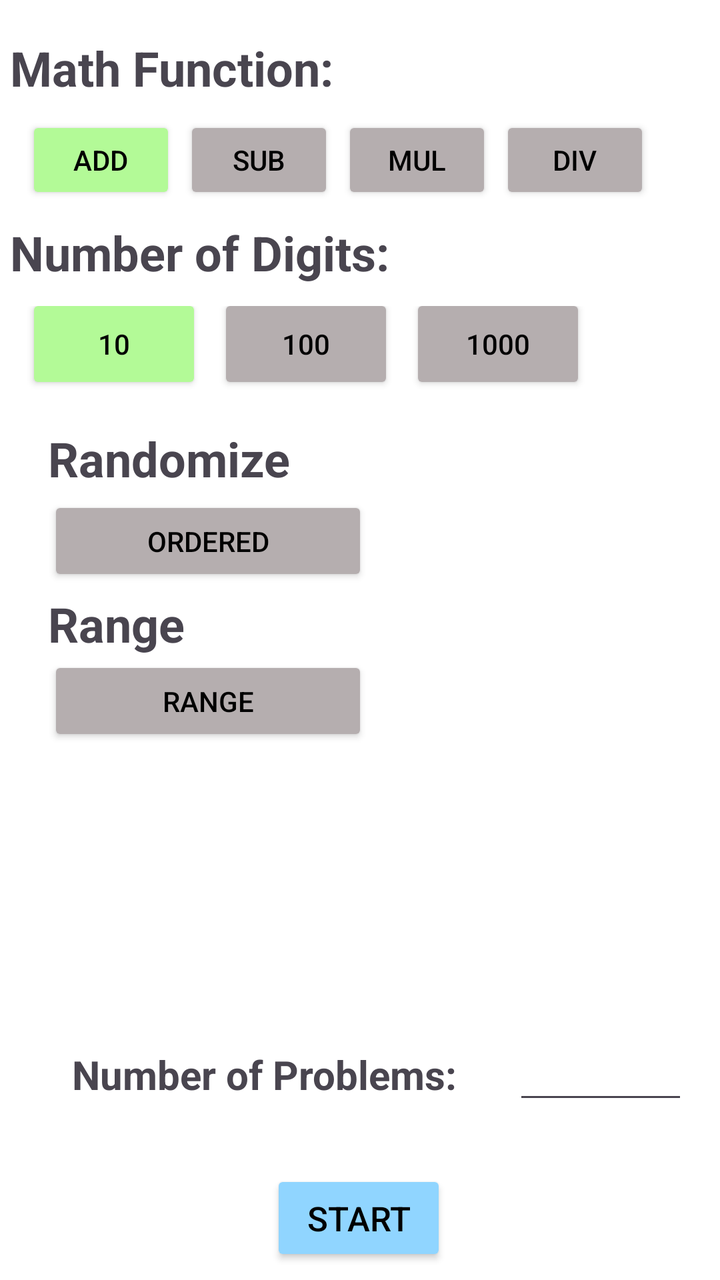
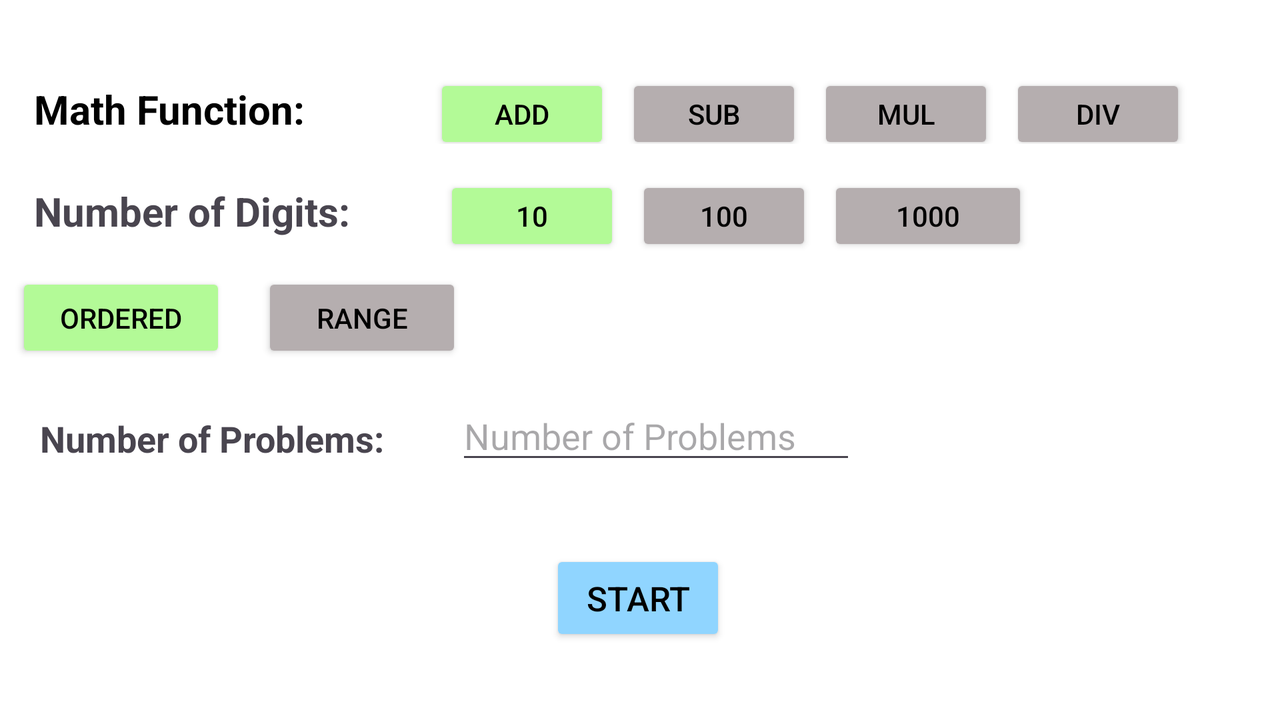

Compare how this app lays out the same screen by default and in its alternative resource folder. The renders come first, then the two layout files and the values they reference.
<!-- AndroidManifest.xml: application theme Theme.MathLesson -->
<!-- res/layout/fragment_configure.xml -->
<?xml version="1.0" encoding="utf-8"?>
<androidx.constraintlayout.widget.ConstraintLayout xmlns:android="http://schemas.android.com/apk/res/android"
    xmlns:app="http://schemas.android.com/apk/res-auto"
    xmlns:tools="http://schemas.android.com/tools"
    android:layout_width="match_parent"
    android:layout_height="match_parent"
    android:background="@color/background_color"
    tools:context=".view.FragmentConfigure">


    <TextView
        android:id="@+id/functionView"
        android:layout_width="match_parent"
        android:layout_height="50dp"
        android:layout_marginStart="5dp"
        android:minHeight="35dp"
        android:gravity="bottom"
        android:text="@string/Function"
        android:textSize="24sp"
        android:textStyle="bold"
        app:layout_constraintEnd_toEndOf="parent"
        app:layout_constraintHorizontal_bias="0.5"
        app:layout_constraintStart_toStartOf="parent"
        app:layout_constraintTop_toTopOf="parent"
        app:layout_constraintVertical_bias="0.5"
        app:layout_constraintBottom_toTopOf="@+id/linearLayoutFunction"/>

    <LinearLayout
        android:id="@+id/linearLayoutFunction"
        android:layout_width="match_parent"
        android:layout_height="60dp"
        android:layout_marginStart="5dp"
        android:layout_marginEnd="8dp"
        android:gravity="bottom"
        android:orientation="horizontal"
        android:padding="8dp"
        app:layout_constraintTop_toBottomOf="@+id/functionView"
        app:layout_constraintEnd_toEndOf="parent"
        app:layout_constraintHorizontal_bias="0.5"
        app:layout_constraintStart_toStartOf="parent"
        app:layout_constraintVertical_bias="0.5">

        <Button
            android:id="@+id/functionButton0"
            android:layout_width="75dp"
            android:layout_height="wrap_content"
            android:layout_marginEnd="4dp"
            android:backgroundTint="@color/switch_on"
            android:text="@string/Add"
            android:textColor="@color/black"
            app:layout_constraintTop_toBottomOf="@+id/functionView" />


        <Button
            android:id="@+id/functionButton1"
            android:layout_width="75dp"
            android:layout_height="wrap_content"
            android:layout_marginEnd="4dp"
            android:backgroundTint="@color/switch_off"
            android:textColor="@color/black"
            android:text="@string/Sub"
            app:layout_constraintTop_toBottomOf="@+id/functionView" />

        <Button
            android:id="@+id/functionButton2"
            android:layout_width="75dp"
            android:layout_height="wrap_content"
            android:layout_marginEnd="4dp"
            android:backgroundTint="@color/switch_off"
            android:textColor="@color/black"
            android:text="@string/Mul"
            app:layout_constraintTop_toBottomOf="@+id/functionView" />


        <Button
            android:id="@+id/functionButton3"
            android:layout_width="75dp"
            android:layout_height="wrap_content"
            android:layout_marginEnd="1dp"
            android:backgroundTint="@color/switch_off"
            android:textColor="@color/black"
            android:text="@string/Div"
            app:layout_constraintTop_toBottomOf="@+id/functionView" />

    </LinearLayout>

    <TextView
        android:id="@+id/digitView"
        android:layout_width="match_parent"
        android:layout_height="wrap_content"
        android:layout_marginStart="5dp"
        android:minHeight="35dp"
        android:text="@string/Level"
        android:layout_marginBottom="900dp"
        android:textSize="24sp"
        android:textStyle="bold"
        app:layout_constraintStart_toStartOf="parent"
        app:layout_constraintBottom_toTopOf="@+id/linearLayoutDigit"
        app:layout_constraintTop_toBottomOf="@+id/linearLayoutFunction" />


    <LinearLayout
        android:id="@+id/linearLayoutDigit"
        android:layout_width="match_parent"
        android:layout_height="60dp"
        android:layout_marginStart="5dp"
        android:layout_marginEnd="8dp"
        android:gravity="bottom"
        android:orientation="horizontal"
        android:padding="8dp"
        app:layout_constraintTop_toBottomOf="@+id/digitView"
        app:layout_constraintEnd_toEndOf="parent"
        app:layout_constraintHorizontal_bias="0.5"
        app:layout_constraintStart_toStartOf="parent"
        app:layout_constraintVertical_bias="0.5">

        <Button
            android:id="@+id/digitButton0"
            android:layout_width="wrap_content"
            android:layout_height="50dp"
            android:layout_marginEnd="8dp"
            android:backgroundTint="@color/switch_on"
            android:textColor="@color/black"
            android:text="10"
            app:layout_constraintTop_toBottomOf="@+id/digitView" />


        <Button
            android:id="@+id/digitButton1"
            android:layout_width="wrap_content"
            android:layout_height="50dp"
            android:layout_marginEnd="8dp"
            android:text="100"
            android:backgroundTint="@color/switch_off"
            android:textColor="@color/black"
            app:layout_constraintTop_toBottomOf="@+id/digitView" />


        <Button
            android:id="@+id/digitButton2"
            android:layout_width="wrap_content"
            android:layout_height="50dp"
            android:text="1000"
            android:backgroundTint="@color/switch_off"
            android:textColor="@color/black"
            app:layout_constraintTop_toBottomOf="@+id/digitView" />

    </LinearLayout>

    <LinearLayout
        android:id="@+id/linearLayoutRandR"
        android:layout_width="match_parent"
        android:layout_height="180dp"
        android:layout_marginStart="8dp"
        android:layout_marginEnd="8dp"
        android:orientation="vertical"
        android:padding="8dp"
        app:layout_constraintTop_toBottomOf="@+id/linearLayoutDigit"
        app:layout_constraintEnd_toEndOf="parent"
        app:layout_constraintHorizontal_bias="0.5"
        app:layout_constraintStart_toStartOf="parent"
        app:layout_constraintVertical_bias="0.5">

        <TextView
            android:id="@+id/randomView"
            android:layout_width="match_parent"
            android:layout_height="35dp"
            android:text="@string/Randomize"
            android:layout_marginEnd="100dp"
            android:layout_marginStart="8dp"
            android:minHeight="35dp"
            android:textSize="24sp"
            android:textStyle="bold" />


        <Button
            android:id="@+id/randomButton"
            android:layout_width="160dp"
            android:layout_height="45dp"
            android:layout_marginEnd="100dp"
            android:layout_marginStart="8dp"
            android:backgroundTint="@color/switch_off"
            android:textColor="@color/black"
            android:text="@string/Ordered"
            app:layout_constraintTop_toBottomOf="@+id/functionView" />



        <TextView
            android:id="@+id/rangeTextView"
            android:layout_width="match_parent"
            android:layout_height="35dp"
            android:gravity="bottom"
            android:text="@string/Range"
            android:layout_marginStart="8dp"
            android:minHeight="35dp"
            android:textSize="24sp"
            android:textStyle="bold"/>

        <Button
            android:id="@+id/rangeButton"
            android:layout_width="160dp"
            android:layout_height="45dp"
            android:layout_marginEnd="100dp"
            android:layout_marginStart="8dp"
            android:backgroundTint="@color/switch_off"
            android:textColor="@color/black"
            android:text="@string/Range"
            app:layout_constraintTop_toBottomOf="@+id/functionView" />

    </LinearLayout>

    <LinearLayout
        android:id="@+id/linearLayoutStart"
        android:layout_width="match_parent"
        android:layout_height="60dp"
        android:layout_marginStart="48dp"
        android:layout_marginEnd="8dp"
        android:gravity="bottom"
        android:orientation="horizontal"
        android:padding="8dp"
        app:layout_constraintTop_toBottomOf="@+id/linearLayoutRandR"
        app:layout_constraintEnd_toEndOf="parent"
        app:layout_constraintHorizontal_bias="0.5"
        app:layout_constraintStart_toStartOf="parent"
        app:layout_constraintVertical_bias="0.5">


        <TextView
            android:id="@+id/startTextView"
            android:layout_width="wrap_content"
            android:layout_height="40dp"
            android:text="@string/Start"
            android:layout_marginStart="20dp"
            android:layout_marginEnd="10dp"
            android:visibility="invisible"
            android:gravity="bottom"
            android:minHeight="40dp"
            android:textSize="20sp"
            android:textStyle="bold"/>


        <EditText
            android:id="@+id/startEditTextNumberDecimal"
            android:layout_width="wrap_content"
            android:layout_height="40dp"
            android:ems="10"
            android:inputType="numberDecimal"
            android:autofillHints=""
            android:visibility="invisible"
            tools:layout_editor_absoluteX="168dp"
            tools:layout_editor_absoluteY="425dp"/>

    </LinearLayout>

    <LinearLayout
        android:id="@+id/linearLayoutEnd"
        android:layout_width="match_parent"
        android:layout_height="60dp"
        android:layout_marginStart="48dp"
        android:layout_marginEnd="8dp"
        android:gravity="bottom"
        android:orientation="horizontal"
        android:padding="8dp"
        app:layout_constraintTop_toBottomOf="@+id/linearLayoutStart"
        app:layout_constraintEnd_toEndOf="parent"
        app:layout_constraintHorizontal_bias="0.5"
        app:layout_constraintStart_toStartOf="parent"
        app:layout_constraintVertical_bias="0.5">

    <TextView
            android:id="@+id/endTextView"
            android:layout_width="wrap_content"
            android:layout_height="40dp"
            android:gravity="bottom"
            android:text="@string/End"
            android:layout_marginEnd="0dp"
            android:layout_marginStart="20dp"
            android:visibility="invisible"
            android:minHeight="40dp"
            android:textSize="20sp"
            android:textStyle="bold" />


        <EditText
            android:id="@+id/endEditTextNumberDecimal"
            android:layout_width="wrap_content"
            android:layout_height="50dp"
            android:layout_marginStart="20dp"
            android:ems="10"
            android:autofillHints=""
            android:visibility="invisible"
            android:inputType="numberDecimal"/>

    </LinearLayout>

    <LinearLayout
        android:id="@+id/linearLayoutNumProblems"
        android:layout_width="match_parent"
        android:layout_height="60dp"
        android:layout_marginStart="8dp"
        android:layout_marginEnd="8dp"
        android:gravity="bottom"
        android:orientation="horizontal"
        android:padding="8dp"
        app:layout_constraintTop_toBottomOf="@+id/linearLayoutEnd"
        app:layout_constraintEnd_toEndOf="parent"
        app:layout_constraintHorizontal_bias="0.5"
        app:layout_constraintStart_toStartOf="parent"
        app:layout_constraintVertical_bias="0.5">

        <TextView
            android:id="@+id/numTextView"
            android:layout_width="wrap_content"
            android:layout_height="80dp"
            android:layout_marginEnd="28dp"
            android:layout_marginStart="20dp"
            android:minHeight="90dp"
            android:gravity="bottom"
            android:text="@string/Number"
            android:textSize="20sp"
            android:textStyle="bold"/>


        <EditText
            android:id="@+id/numEditTextNumberDecimal"
            android:layout_width="wrap_content"
            android:layout_height="100dp"
            android:gravity="bottom"
            android:ems="10"
            android:inputType="numberDecimal"/>

    </LinearLayout>

    <Button
        android:id="@+id/doneButton"
        android:layout_width="wrap_content"
        android:layout_height="0dp"
        android:layout_marginTop="20dp"
        android:backgroundTint="@color/blue"
        android:textColor="@color/black"
        android:textSize="17sp"
        android:text="@string/Go"
        app:layout_constraintEnd_toEndOf="parent"
        app:layout_constraintHorizontal_bias="0.498"
        app:layout_constraintStart_toStartOf="parent"
        app:layout_constraintTop_toBottomOf="@+id/linearLayoutNumProblems" />

</androidx.constraintlayout.widget.ConstraintLayout>
<!-- resources referenced by this layout -->
<resources>
  <color name="background_color">#FFFFFF</color>
  <color name="black">#000000</color>
  <color name="blue">#90D5FF</color>
  <color name="switch_off">#B5AEAF</color>
  <color name="switch_on">#B3FA97</color>
  <string name="Add">Add</string>
  <string name="Div">Div</string>
  <string name="End">End:</string>
  <string name="Function">Math Function:    </string>
  <string name="Go">Start</string>
  <string name="Level">Number of Digits: </string>
  <string name="Mul">Mul</string>
  <string name="Number">Number of Problems: </string>
  <string name="Ordered">Ordered</string>
  <string name="Randomize">Randomize</string>
  <string name="Range">Range</string>
  <string name="Start">Start:</string>
  <string name="Sub">Sub</string>
  <style name="Theme.MathLesson" parent="Base.Theme.MathLesson" />
  <style name="Base.Theme.MathLesson" parent="Theme.Material3.DayNight.NoActionBar">
          
          
      </style>
</resources>
<!-- res/layout-land/fragment_configure.xml (the author's variant of the layout above) -->
<!-- drawn on the phone turned sideways -->
<?xml version="1.0" encoding="utf-8"?>
<androidx.constraintlayout.widget.ConstraintLayout xmlns:android="http://schemas.android.com/apk/res/android"
    xmlns:app="http://schemas.android.com/apk/res-auto"
    xmlns:tools="http://schemas.android.com/tools"
    android:layout_width="match_parent"
    android:layout_height="match_parent"
    android:background="@color/background_color"
    tools:context=".view.FragmentConfigure">

    <TextView
        android:id="@+id/topView"
        android:layout_width="200dp"
        android:layout_height="10dp"
        android:layout_marginStart="5dp"
        android:minHeight="35dp"
        android:gravity="bottom"
        android:text=" "
        android:textSize="20sp"
        android:textStyle="bold"
        android:textColor="@color/black"
        app:layout_constraintTop_toTopOf="parent"
        app:layout_constraintStart_toStartOf="parent"/>


    <LinearLayout
        android:id="@+id/linearLayoutTop"
        android:layout_width="600dp"
        android:layout_height="70dp"
        android:layout_marginStart="4dp"
        android:layout_marginEnd="8dp"
        android:gravity="start"
        android:orientation="horizontal"
        android:padding="8dp"
        app:layout_constraintTop_toBottomOf="@+id/topView"
        app:layout_constraintHorizontal_bias="0.5"
        app:layout_constraintStart_toStartOf="parent"
        app:layout_constraintVertical_bias="0.5">

        <TextView
            android:id="@+id/functionView"
            android:layout_width="200dp"
            android:layout_height="50dp"
            android:layout_marginStart="5dp"
            android:minHeight="35dp"
            android:gravity="bottom"
            android:text="@string/Function"
            android:textSize="20sp"
            android:textStyle="bold"
            android:textColor="@color/black"/>

        <Button
            android:id="@+id/functionButton0"
            android:layout_width="wrap_content"
            android:layout_height="40dp"
            android:layout_marginEnd="8dp"
            android:backgroundTint="@color/switch_on"
            android:text="@string/Add"
            android:textColor="@color/black" />

        <Button
            android:id="@+id/functionButton1"
            android:layout_width="wrap_content"
            android:layout_height="40dp"
            android:layout_marginEnd="8dp"
            android:backgroundTint="@color/switch_off"
            android:textColor="@color/black"
            android:text="@string/Sub"/>

        <Button
            android:id="@+id/functionButton2"
            android:layout_width="wrap_content"
            android:layout_height="40dp"
            android:layout_marginEnd="8dp"
            android:backgroundTint="@color/switch_off"
            android:textColor="@color/black"
            android:text="@string/Mul"/>

        <Button
            android:id="@+id/functionButton3"
            android:layout_width="wrap_content"
            android:layout_height="40dp"
            android:layout_marginEnd="1dp"
            android:backgroundTint="@color/switch_off"
            android:textColor="@color/black"
            android:text="@string/Div"/>
    </LinearLayout>

    <LinearLayout
        android:id="@+id/linearLayoutDigits"
        android:layout_width="625dp"
        android:layout_height="55dp"
        android:layout_marginStart="4dp"
        android:layout_marginEnd="8dp"
        android:gravity="start"
        android:orientation="horizontal"
        android:padding="8dp"
        app:layout_constraintTop_toBottomOf="@+id/linearLayoutTop"
        app:layout_constraintHorizontal_bias="0.5"
        app:layout_constraintStart_toStartOf="parent"
        app:layout_constraintVertical_bias="0.5">

        <TextView
            android:id="@+id/digitView"
            android:layout_width="200dp"
            android:layout_height="40dp"
            android:layout_marginStart="5dp"
            android:minHeight="35dp"
            android:text="@string/Level"
            android:layout_marginBottom="900dp"
            android:textSize="20sp"
            android:textStyle="bold"/>


            <Button
                android:id="@+id/digitButton0"
                android:layout_width="wrap_content"
                android:layout_height="40dp"
                android:layout_marginEnd="8dp"
                android:layout_marginStart="5dp"
                android:backgroundTint="@color/switch_on"
                android:textColor="@color/black"
                android:text="@string/level_0"
                app:layout_constraintTop_toBottomOf="@+id/digitView" />


            <Button
                android:id="@+id/digitButton1"
                android:layout_width="wrap_content"
                android:layout_height="40dp"
                android:layout_marginEnd="8dp"
                android:text="@string/level_1"
                android:backgroundTint="@color/switch_off"
                android:textColor="@color/black"
                app:layout_constraintTop_toBottomOf="@+id/digitView" />


            <Button
                android:id="@+id/digitButton2"
                android:layout_width="100dp"
                android:layout_height="40dp"
                android:text="@string/level_2"
                android:backgroundTint="@color/switch_off"
                android:textColor="@color/black"
                app:layout_constraintTop_toBottomOf="@+id/digitView" />

    </LinearLayout>

    <LinearLayout
        android:id="@+id/linearLayoutRandR"
        android:layout_width="match_parent"
        android:layout_height="60dp"
        android:layout_marginStart="0dp"
        android:layout_marginEnd="0dp"
        android:orientation="horizontal"
        android:gravity="top"
        app:layout_constraintTop_toBottomOf="@+id/linearLayoutDigits"
        app:layout_constraintEnd_toEndOf="parent"
        app:layout_constraintHorizontal_bias="0.5"
        app:layout_constraintStart_toStartOf="parent"
        app:layout_constraintVertical_bias="0.5">


        <Button
            android:id="@+id/randomButton"
            android:layout_width="105dp"
            android:layout_height="45dp"
            android:layout_marginEnd="10dp"
            android:layout_marginStart="8dp"
            android:backgroundTint="@color/switch_on"
            android:textColor="@color/black"
            android:text="@string/Ordered" />

        <Button
            android:id="@+id/rangeButton"
            android:layout_width="100dp"
            android:layout_height="45dp"
            android:layout_marginEnd="40dp"
            android:layout_marginStart="8dp"
            android:backgroundTint="@color/switch_off"
            android:textColor="@color/black"
            android:text="@string/Range" />

        <TextView
            android:id="@+id/startTextView"
            android:layout_width="40dp"
            android:layout_height="60dp"
            android:layout_marginEnd="8dp"
            android:layout_marginStart="8dp"
            android:minHeight="35dp"
            android:text="@string/Start"
            android:textSize="12sp"
            android:textStyle="bold"
            android:visibility="invisible"/>

        <EditText
            android:id="@+id/startEditTextNumberDecimal"
            android:layout_width="100dp"
            android:layout_height="40dp"
            android:ems="10"
            android:inputType="numberDecimal"
            android:hint="@string/Start_Range"
            android:autofillHints="@string/Start_Range"
            android:visibility="invisible"/>

        <TextView
            android:id="@+id/endTextView"
            android:layout_width="40dp"
            android:layout_height="40dp"
            android:layout_marginEnd="8dp"
            android:layout_marginStart="8dp"
            android:minHeight="35dp"
            android:text="@string/End"
            android:textSize="12sp"
            android:textStyle="bold"
            android:visibility="invisible"/>

        <EditText
            android:id="@+id/endEditTextNumberDecimal"
            android:layout_width="100dp"
            android:layout_height="40dp"
            android:layout_marginStart="8dp"
            android:ems="10"
            android:hint="@string/End_Range"
            android:autofillHints="@string/End_Range"
            android:visibility="invisible"
            android:inputType="numberDecimal"/>

    </LinearLayout>

    <LinearLayout
        android:id="@+id/linearLayoutNumProblems"
        android:layout_width="match_parent"
        android:layout_height="60dp"
        android:layout_marginStart="8dp"
        android:layout_marginEnd="8dp"
        android:gravity="bottom"
        android:orientation="horizontal"
        android:padding="8dp"
        app:layout_constraintTop_toBottomOf="@+id/linearLayoutRandR">

        <TextView
            android:id="@+id/numTextView"
            android:layout_width="200dp"
            android:layout_height="40dp"
            android:layout_marginEnd="8dp"
            android:layout_marginStart="4dp"
            android:minHeight="35dp"
            android:text="@string/Number"
            android:textSize="18sp"
            android:textStyle="bold" />

        <EditText
            android:id="@+id/numEditTextNumberDecimal"
            android:layout_width="200dp"
            android:layout_height="40dp"
            android:hint="@string/Num_Problems"
            android:autofillHints="@string/Start_Range"
            android:ems="10"
            android:inputType="numberDecimal"/>

    </LinearLayout>

    <Button
        android:id="@+id/doneButton"
        android:layout_width="wrap_content"
        android:layout_height="0dp"
        android:layout_marginTop="20dp"
        android:backgroundTint="@color/blue"
        android:textColor="@color/black"
        android:textSize="17sp"
        android:text="@string/Go"
        app:layout_constraintEnd_toEndOf="parent"
        app:layout_constraintHorizontal_bias="0.498"
        app:layout_constraintStart_toStartOf="parent"
        app:layout_constraintTop_toBottomOf="@+id/linearLayoutNumProblems" />

</androidx.constraintlayout.widget.ConstraintLayout>
<!-- resources referenced by the variant -->
<!-- as the phone turned sideways resolves them -->
<resources>
  <color name="background_color">#FFFFFF</color>
  <color name="black">#000000</color>
  <color name="blue">#90D5FF</color>
  <color name="switch_off">#B5AEAF</color>
  <color name="switch_on">#B3FA97</color>
  <string name="Add">Add</string>
  <string name="Div">Div</string>
  <string name="End">End:</string>
  <string name="End_Range">End Range</string>
  <string name="Function">Math Function:    </string>
  <string name="Go">Start</string>
  <string name="Level">Number of Digits: </string>
  <string name="Mul">Mul</string>
  <string name="Num_Problems">Number of Problems</string>
  <string name="Number">Number of Problems: </string>
  <string name="Ordered">Ordered</string>
  <string name="Range">Range</string>
  <string name="Start">Start:</string>
  <string name="Start_Range">Start Range</string>
  <string name="Sub">Sub</string>
  <string name="level_0">10</string>
  <string name="level_1">100</string>
  <string name="level_2">1000</string>
  <style name="Theme.MathLesson" parent="Base.Theme.MathLesson" />
  <style name="Base.Theme.MathLesson" parent="Theme.Material3.DayNight.NoActionBar">
          
          
      </style>
</resources>
